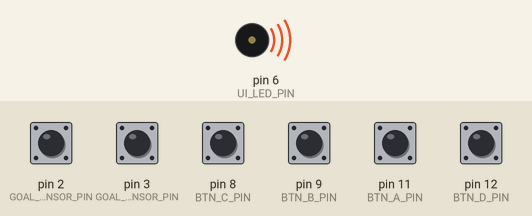
Recording of a sketch running on a simulated Arduino Uno, built with avr-gcc and run on an emulated ATmega328P. On the bench: buzzer (waves = sounding). The inputs (shaded band) are chosen by the test bench; at power-on: pin 2 (GOAL_A_SENSOR_PIN), pin 3 (GOAL_B_SENSOR_PIN), pin 8 (BTN_C_PIN), pin 9 (BTN_B_PIN), pin 11 (BTN_A_PIN), pin 12 (BTN_D_PIN) HIGH. What the sketch prints to the serial monitor is not drawn.

Above: at 0.1 s.
At 1.2 s:
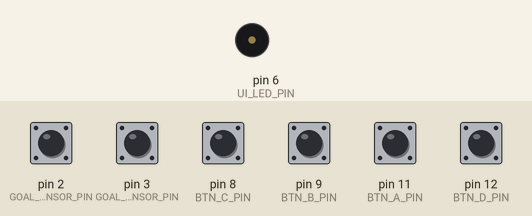
1.3 s: pin 8 (BTN_C_PIN) pulled LOW for 0.15 s
2.9 s: pin 9 (BTN_B_PIN) pulled LOW for 0.15 s
4.5 s: pin 11 (BTN_A_PIN) pulled LOW for 0.15 s
6.1 s: pin 12 (BTN_D_PIN) pulled LOW for 0.15 s
7.7 s: pin 2 (GOAL_A_SENSOR_PIN) pulsed LOW 2 times (0.12 s each, 0.3 s apart)
9.8 s: pin 3 (GOAL_B_SENSOR_PIN) pulsed LOW 2 times (0.12 s each, 0.3 s apart)
Timing chart, 0 to 12.8 s (numbered marks = the images above; inputs shaded):
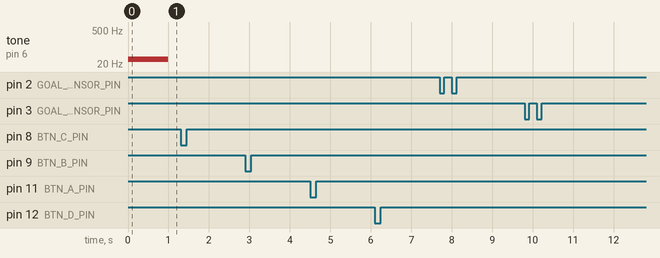

Measured:
- after the input at 1.3 s, every drawn part: stays the same
- after the input at 2.9 s, every drawn part: stays the same
- after the input at 4.5 s, every drawn part: stays the same
- after the input at 6.1 s, every drawn part: stays the same
- after the input at 7.7 s, every drawn part: stays the same
- after the input at 9.8 s, every drawn part: stays the same

The sketch:

arduino.ino
```cpp
const byte MSG_DELIM[] = {0, 0, 0xFF};
const byte MSG_END[] = {0};

const char GOAL_A_STRING[7] = {"GOAL_A"};
const char GOAL_B_STRING[7] = {"GOAL_B"};
const char BTN_A_STRING[6] = {"BTN_A"};
const char BTN_B_STRING[6] = {"BTN_B"};
const char BTN_C_STRING[6] = {"BTN_C"};
const char BTN_D_STRING[6] = {"BTN_D"};

String LED_SHORT_STRING = "LED_SHORT\n";
String LED_LONG_STRING = "LED_LONG\n";
String ENABLE_BEAM_STRING = "ENABLE_BEAM\n";
String DISABLE_BEAM_STRING = "DISABLE_BEAM\n";

const byte GOAL_LED_PIN = 5;
const byte UI_LED_PIN = 6;
const byte GOAL_A_SENSOR_PIN = 2;
const byte GOAL_B_SENSOR_PIN = 3;
const byte BTN_A_PIN = 11;
const byte BTN_B_PIN = 9;
const byte BTN_C_PIN = 8;
const byte BTN_D_PIN = 12;

const long GOAL_DEBOUNCE_MAX_TIME = 4000;
const long DEBOUNCE_BUTTON_TIME = 50;

int goalAState = false;
int goalBState = false;

long goalADebounceTime = millis();
long goalBDebounceTime = millis();
long goalATime = millis();
long goalBTime = millis();

int buttonStateA = HIGH;
int buttonStateB = HIGH;
int buttonStateC = HIGH;
int buttonStateD = HIGH;

long buttonTimeA = millis();
long buttonTimeB = millis();
long buttonTimeC = millis();
long buttonTimeD = millis();

String inputString = "";         // a string to hold incoming data
boolean stringComplete = false;  // whether the string is complete

void sendSerial(const char *message) {
  Serial.write(MSG_DELIM, 3);
  Serial.write(message);
  Serial.write(MSG_END, 1);
  Serial.println();
}

int debounce(const byte* pin, int* previousState, long* lastTime) {
  long now = millis();
  int currentState = digitalRead(*pin);

  if (now - *lastTime > DEBOUNCE_BUTTON_TIME &&  //is greater than max bounce time
    currentState != *previousState         //is not same as previous state
  ) {
    //button has been pushed for real
    *lastTime = now;
    //not
    return false;
  }

  return true;
}

void enableLED() {
  noTone(GOAL_LED_PIN);
}

void longBlink() {
  noTone(GOAL_LED_PIN);
  tone(UI_LED_PIN, 31, 1000);
}

void shortBlink() {
  noTone(GOAL_LED_PIN);
  tone(UI_LED_PIN, 31, 100);
}

void disableLED() {
  noTone(UI_LED_PIN);
}

void enableBeam() {
  goalATime = millis();
  goalBTime = millis();
  goalADebounceTime = millis();
  goalBDebounceTime = millis();
  noTone(UI_LED_PIN);
  tone (GOAL_LED_PIN, 38000);
}

void disableBeam() {
  noTone(GOAL_LED_PIN);
}

void serialEvent(){
  while (Serial.available()) {
    // get the new byte:
    char inChar = (char)Serial.read();
    // add it to the inputString:
    inputString += inChar;
    // if the incoming character is a newline, set a flag
    // so the main loop can do something about it:
    if (inChar == '\n') {
      stringComplete = true;
    }
  }
}

void setup() {

  pinMode(GOAL_LED_PIN, OUTPUT);
  pinMode(UI_LED_PIN, OUTPUT);

  inputString.reserve(200);

  Serial.begin(9600);          //  setup serial

  digitalWrite(GOAL_A_SENSOR_PIN, HIGH);    //set pullup resistor
  digitalWrite(GOAL_B_SENSOR_PIN, HIGH);    //set pullup resistor
  digitalWrite(BTN_A_PIN, HIGH);    //set pullup resistor
  digitalWrite(BTN_B_PIN, HIGH);    //set pullup resistor
  digitalWrite(BTN_C_PIN, HIGH);    //set pullup resistor
  digitalWrite(BTN_D_PIN, HIGH);    //set pullup resistor

  longBlink();

}

void loop() {

  if (!debounce(&GOAL_A_SENSOR_PIN, &goalAState, &goalADebounceTime)) {
    goalAState = !goalAState;
    if (goalAState) {
      if (goalADebounceTime - goalATime > GOAL_DEBOUNCE_MAX_TIME) {
        goalATime = goalADebounceTime;
        sendSerial(GOAL_A_STRING);
      }
    }
  } else if (!debounce(&GOAL_B_SENSOR_PIN, &goalBState, &goalBDebounceTime)) {
    goalBState = !goalBState;
    if (goalBState) {
      if (goalBDebounceTime - goalBTime > GOAL_DEBOUNCE_MAX_TIME) {
        goalBTime = goalBDebounceTime;
        sendSerial(GOAL_B_STRING);
      }
    }
  }

  if (!debounce(&BTN_A_PIN, &buttonStateA, &buttonTimeA)) {
    buttonStateA = !buttonStateA;
    if (buttonStateA) {
      sendSerial(BTN_A_STRING);
    }
  } else if (!debounce(&BTN_B_PIN, &buttonStateB, &buttonTimeB)) {
    buttonStateB = !buttonStateB;
    if (buttonStateB) {
      sendSerial(BTN_B_STRING);
    }
  } else if (!debounce(&BTN_C_PIN, &buttonStateC, &buttonTimeC)) {
    buttonStateC = !buttonStateC;
    if (buttonStateC) {
      sendSerial(BTN_C_STRING);
    }
  } else if (!debounce(&BTN_D_PIN, &buttonStateD, &buttonTimeD)) {
    buttonStateD = !buttonStateD;
    if (buttonStateD) {
      sendSerial(BTN_D_STRING);
    }
  }

  // print the string when a newline arrives:
  if (stringComplete) {
    if (inputString.equals(LED_SHORT_STRING)) {
      shortBlink();
    } else if (inputString.equals(LED_LONG_STRING)) {
      longBlink();
    } else if (inputString.equals(ENABLE_BEAM_STRING)) {
      enableBeam();
    } else if (inputString.equals(DISABLE_BEAM_STRING)) {
      disableBeam();
    }
    // clear the string:
    inputString = "";
    stringComplete = false;
  }

}
```
